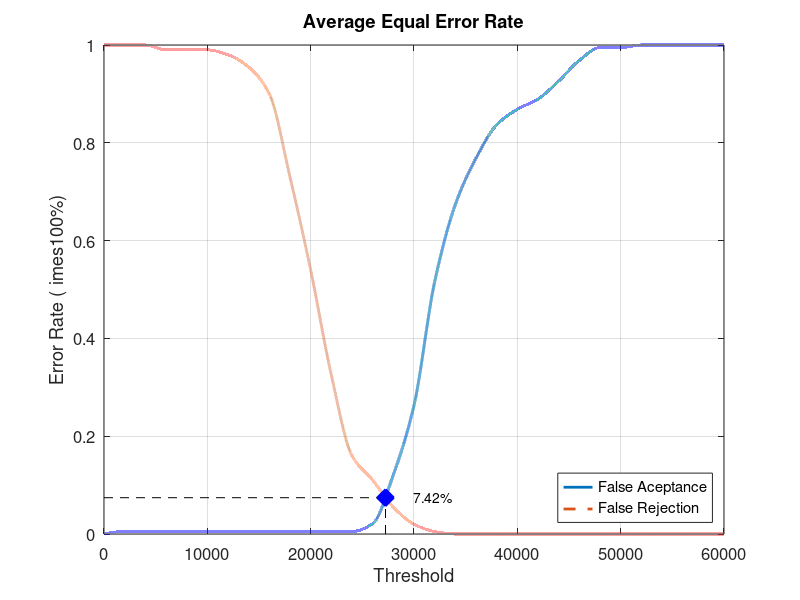
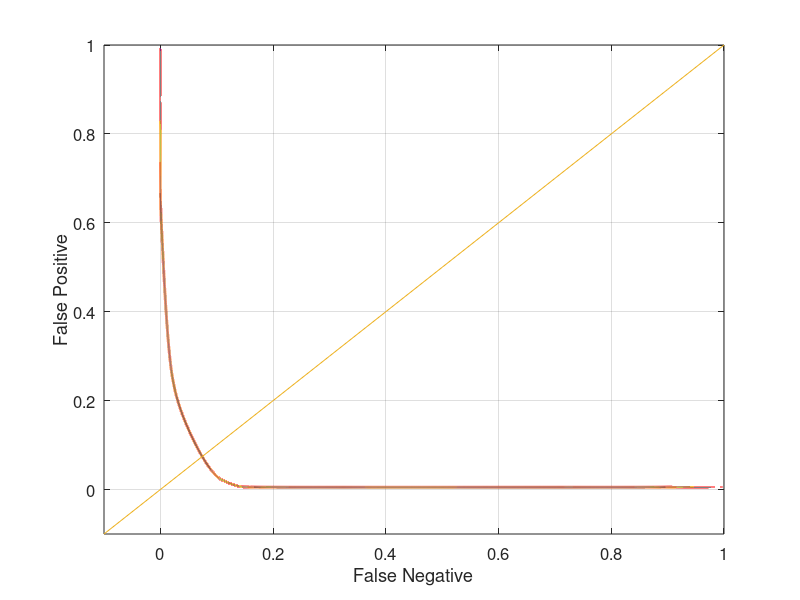

Reproduce these figures in MATLAB, in order.
close all;
clear;
clc;
x = 0:2000:60000;
xq = 0:0.5:60000;

y0 = [0 0.00526316 0.00526316 0.00526316 0.00526316 0.00526316 0.00526316 0.00526316 0.00526316 0.00526316 0.00526316 0.00526316 0.00526316 0.0210526 0.121053 0.263158 0.515789 0.673684 0.768421 0.836842 0.868421 0.889474 0.926316 0.968421 0.994737 0.994737 1 1 1 1 1]
yy0 = interp1(x, y0, xq, 'pchip');
y1 = [1 1 1 0.99 0.99 0.99 0.98 0.955 0.9 0.73 0.54 0.325 0.16 0.11 0.055 0.02 0.005 0 0 0 0 0 0 0 0 0 0 0 0 0 0]
yy1 = interp1(x, y1, xq, 'pchip');

% Calculating EER: 
y2 = abs(y0 - y1);
find(y2 == min(y2))
yy2 = abs(yy0 - yy1);
xEER = find(yy2 == min(yy2));
xEERIndex = xq(xEER) % X-axis EER
yEER = yy0(xEER) % Y-axis EER

main = figure
plot(xq, yy0,'-','LineWidth', 2);	hold on
plot(xq, yy1,'--','LineWidth', 2);	hold on
plot([xEERIndex xEERIndex], [0 yEER], 'k--');	hold on
plot([0 xEERIndex], [yEER yEER], 'k--');	hold on
plot(xEERIndex, yEER, 'bx', 'LineWidth', 10);	hold on
text(xEERIndex + 10 * xEERIndex / 100, yEER, [num2str(round((10000 * yEER)) / 100) '%'])
legend('False Aceptance', 'False Rejection', 'Location', 'SouthEast')
xlabel('Threshold')
ylabel('Error Rate (	imes100%)')
title('Average Equal Error Rate')
set(gca, 'FontSize', 12)
axis([0 60000 0 1])
grid on

print(main, 'Database2_4Main', '-dpng');
FNRxFPR = figure('Color', [1 1 1]);
plot(yy1, yy0, '-', yy1, yy0, 'LineWidth', 2);
hold on
y = -0.1:0.1:1
plot(y, y); 
set(gca, 'FontSize', 12)
xlabel('False Negative')
ylabel('False Positive')
axis([-0.1 1 -0.1 1])
set(gca, 'FontSize', 12)
grid on

print(FNRxFPR, 'Database2_4FNRxFPR','-dpng');
